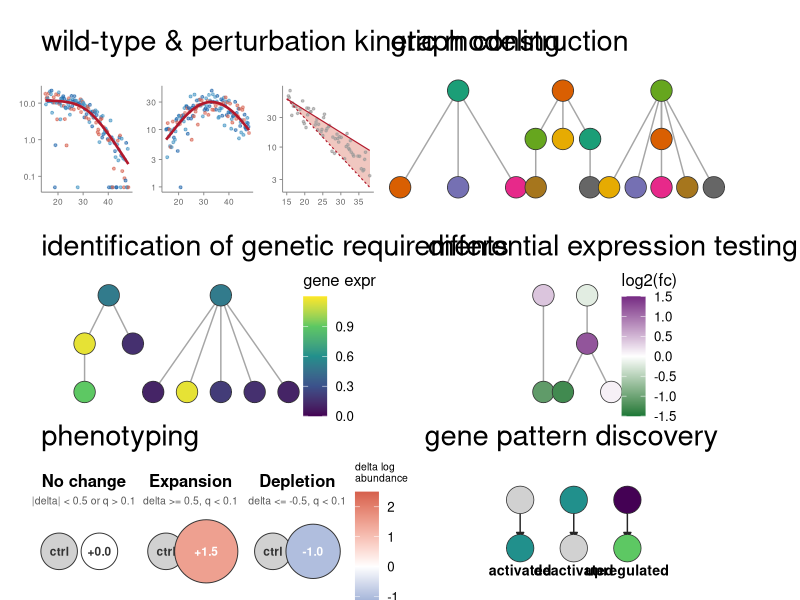

Source code (R):
#!/usr/bin/env Rscript
#
# Generates docs/assets/platt_background.png, the homepage overview figure,
# entirely from code. All six panels are illustrative/synthetic (not real
# pipeline output) but drawn with the actual visual grammar Platt/Hooke docs
# use elsewhere: small directed trees with colored nodes for graph-shaped
# results, viridis/diverging fills for continuous values, and minimal
# scatter+fit panels for kinetics.
#
# Run from the platt_tutorial repo root:
#   Rscript docs/assets/scripts/make_overview_figure.R

suppressPackageStartupMessages({
  library(ggplot2)
  library(patchwork)
})

set.seed(42)

title_theme <- theme(
  plot.title = element_text(size = 21, hjust = 0, margin = margin(b = 10))
)

# patchwork::plot_annotation(title=) only renders on the OUTERMOST composed
# object; once a titled sub-assembly is nested inside a further `/` or `|`,
# its title is silently dropped. So each row title is its own tiny ggplot,
# stacked above its content with plot_layout(), which survives nesting fine.
panel_title <- function(text) {
  ggplot() +
    labs(title = text) +
    theme_void(base_size = 12) +
    theme(plot.title = element_text(size = 21, hjust = 0, margin = margin(t = 16, b = 2)))
}

titled_panel <- function(text, content, title_height = 1.3, content_height = 7) {
  panel_title(text) / content + plot_layout(heights = c(title_height, content_height))
}

# ---------------------------------------------------------------------------
# shared helper: small directed tree of colored nodes
# ---------------------------------------------------------------------------

draw_tree <- function(edges, nodes, fill_scale = scale_fill_identity(),
                       show_legend = FALSE, node_size = 7, arrow_color = "grey65") {
  p <- ggplot()
  if (!is.null(edges) && nrow(edges) > 0) {
    p <- p + geom_segment(
      data = edges, aes(x = x, y = y, xend = xend, yend = yend),
      arrow = arrow(length = unit(0.07, "in"), type = "closed"),
      color = arrow_color, linewidth = 0.5
    )
  }
  p <- p +
    geom_point(
      data = nodes, aes(x = x, y = y, fill = fill),
      shape = 21, size = node_size, color = "grey20", stroke = 0.4
    ) +
    fill_scale +
    coord_equal(clip = "off") +
    theme_void(base_size = 12) +
    theme(
      legend.position = if (show_legend) "right" else "none",
      plot.margin = margin(4, 4, 4, 4)
    )
  p
}

qual_pal <- c("#1B9E77", "#D95F02", "#7570B3", "#E7298A", "#66A61E",
              "#E6AB02", "#A6761D", "#666666")

# ---------------------------------------------------------------------------
# panel 1: wild-type & perturbation kinetic modeling
# ---------------------------------------------------------------------------

mini_axis_theme <- theme_classic(base_size = 9) +
  theme(
    axis.title = element_blank(),
    axis.text = element_text(size = 6, color = "grey40"),
    axis.line = element_line(color = "grey50", linewidth = 0.3),
    axis.ticks = element_line(color = "grey50", linewidth = 0.3),
    legend.position = "none",
    plot.margin = margin(4, 8, 2, 2)
  )

plot_kinetic_decline <- function() {
  x <- seq(15, 48, length.out = 150)
  y <- 12 / (1 + exp((x - 32) / 4))
  pts <- data.frame(
    x = x,
    y = pmax(y + rnorm(length(x), 0, 0.35 * y + 0.4), 0.05),
    grp = sample(1:3, length(x), TRUE)
  )
  ggplot(pts, aes(x, y)) +
    geom_point(aes(color = factor(grp)), size = 0.7, alpha = 0.55) +
    geom_line(data = data.frame(x = x, y = y), aes(x, y), color = "#B2182B", linewidth = 0.9) +
    scale_color_manual(values = c("#D6604D", "#4393C3", "#2166AC")) +
    scale_y_log10() +
    mini_axis_theme
}

plot_kinetic_rise <- function() {
  x <- seq(15, 48, length.out = 150)
  y <- 3 + 27 * exp(-((x - 33)^2) / (2 * 9^2))
  pts <- data.frame(
    x = x,
    y = pmax(y + rnorm(length(x), 0, 0.3 * y + 0.6), 0.1),
    grp = sample(1:3, length(x), TRUE)
  )
  ggplot(pts, aes(x, y)) +
    geom_point(aes(color = factor(grp)), size = 0.7, alpha = 0.55) +
    geom_line(data = data.frame(x = x, y = y), aes(x, y), color = "#B2182B", linewidth = 0.9) +
    scale_color_manual(values = c("#D6604D", "#4393C3", "#2166AC")) +
    scale_y_log10() +
    mini_axis_theme
}

plot_kinetic_ribbon <- function() {
  x <- seq(15, 38, length.out = 100)
  hi <- 60 * exp(-(x - 15) / 12)
  lo <- 60 * exp(-(x - 15) / 7)
  band <- data.frame(x = x, ymin = pmin(hi, lo), ymax = pmax(hi, lo))
  pts <- data.frame(x = sample(x, 60), y = NA)
  pts$y <- approx(x, (hi + lo) / 2, xout = pts$x)$y * exp(rnorm(60, 0, 0.3))

  ggplot() +
    geom_ribbon(data = band, aes(x = x, ymin = pmax(ymin, 0.05), ymax = ymax),
                fill = "#D6604D", alpha = 0.35) +
    geom_point(data = pts, aes(x, pmax(y, 0.05)), size = 0.6, color = "grey60", alpha = 0.6) +
    geom_line(data = band, aes(x, ymax), linewidth = 0.4, color = "#B2182B") +
    geom_line(data = band, aes(x, pmax(ymin, 0.05)), linewidth = 0.4, color = "#B2182B", linetype = "22") +
    scale_y_log10() +
    mini_axis_theme
}

kinetic_panel <- titled_panel(
  "wild-type & perturbation kinetic modeling",
  plot_kinetic_decline() | plot_kinetic_rise() | plot_kinetic_ribbon()
)

# ---------------------------------------------------------------------------
# panel 2: graph construction
# ---------------------------------------------------------------------------

tree_small <- draw_tree(
  edges = data.frame(x = c(1, 1, 1), y = c(2, 2, 2), xend = c(0.4, 1, 1.6), yend = c(1, 1, 1)),
  nodes = data.frame(x = c(1, 0.4, 1, 1.6), y = c(2, 1, 1, 1), fill = qual_pal[c(1, 2, 3, 4)])
)

tree_medium <- draw_tree(
  edges = data.frame(
    x = c(1, 1, 1, 0.55, 1.45),
    y = c(2.4, 2.4, 2.4, 1.6, 1.6),
    xend = c(0.55, 1, 1.45, 0.55, 1.45),
    yend = c(1.6, 1.6, 1.6, 0.8, 0.8)
  ),
  nodes = data.frame(
    x = c(1, 0.55, 1, 1.45, 0.55, 1.45),
    y = c(2.4, 1.6, 1.6, 1.6, 0.8, 0.8),
    fill = qual_pal[c(2, 5, 6, 1, 7, 8)]
  )
)

tree_fan <- draw_tree(
  edges = data.frame(
    x = rep(1, 6), y = rep(2.2, 6),
    xend = c(1, 0.35, 0.68, 1.32, 1.65, 1), yend = c(1.6, 1, 1, 1, 1, 1)
  ),
  nodes = data.frame(
    x = c(1, 1, 0.35, 0.68, 1.32, 1.65, 1),
    y = c(2.2, 1.6, 1, 1, 1, 1, 1),
    fill = c(qual_pal[5], qual_pal[2], qual_pal[6], qual_pal[3], qual_pal[7], qual_pal[8], qual_pal[4])
  )
)

graph_panel <- titled_panel("graph construction", tree_small | tree_medium | tree_fan)

# ---------------------------------------------------------------------------
# panel 3: identification of genetic requirements
# ---------------------------------------------------------------------------

viridis_fill <- scale_fill_gradientn(colors = c("#440154", "#3B528B", "#21908C", "#5DC863", "#FDE725"),
                                      limits = c(0, 1.2), name = "gene expr")

req_branch <- draw_tree(
  edges = data.frame(
    x = c(1, 1, 0.6), y = c(2.6, 2.6, 1.8),
    xend = c(0.6, 1.4, 0.6), yend = c(1.8, 1.8, 1.0)
  ),
  nodes = data.frame(
    x = c(1, 0.6, 1.4, 0.6), y = c(2.6, 1.8, 1.8, 1.0),
    fill = c(0.5, 1.15, 0.15, 0.9)
  ),
  fill_scale = viridis_fill
)

req_star <- draw_tree(
  edges = data.frame(
    x = rep(1, 5), y = rep(2, 5),
    xend = c(0.3, 0.65, 1, 1.35, 1.7), yend = rep(1, 5)
  ),
  nodes = data.frame(
    x = c(1, 0.3, 0.65, 1, 1.35, 1.7), y = c(2, 1, 1, 1, 1, 1),
    fill = c(0.5, 0.1, 1.15, 0.2, 0.15, 0.1)
  ),
  fill_scale = viridis_fill, show_legend = TRUE
)

requirements_panel <- titled_panel("identification of genetic requirements", req_branch | req_star)

# ---------------------------------------------------------------------------
# panel 4: differential expression testing
# ---------------------------------------------------------------------------

fc_fill <- scale_fill_gradient2(low = "#1B7837", mid = "white", high = "#762A83", midpoint = 0,
                                 limits = c(-1.5, 1.5), oob = scales::squish, name = "log2(fc)")

deg_simple <- draw_tree(
  edges = data.frame(x = 1, y = 2, xend = 1, yend = 1.2),
  nodes = data.frame(x = c(1, 1), y = c(2, 1.2), fill = c(0.4, -1.1)),
  fill_scale = fc_fill
)

deg_branch <- draw_tree(
  edges = data.frame(x = c(1, 1, 1), y = c(2.2, 1.4, 1.4), xend = c(1, 0.6, 1.4), yend = c(1.4, 0.6, 0.6)),
  nodes = data.frame(x = c(1, 1, 0.6, 1.4), y = c(2.2, 1.4, 0.6, 0.6), fill = c(-0.2, 1.2, -1.3, 0.1)),
  fill_scale = fc_fill, show_legend = TRUE
)

deg_panel <- titled_panel("differential expression testing", deg_simple | deg_branch)

# ---------------------------------------------------------------------------
# panel 5: phenotyping
# ---------------------------------------------------------------------------

grey_fill <- "grey82"

plot_transition <- function(title, subtitle, delta, label) {
  ctrl <- data.frame(x = 1, y = 1)
  outcome <- data.frame(x = 2.15, y = 1, delta = delta, size = 12 + min(abs(delta), 2.5) * 6)
  text_col <- if (abs(delta) >= 1) "white" else "grey20"

  ggplot() +
    geom_segment(x = 1.32, xend = 1.85, y = 1, yend = 1,
                 arrow = arrow(length = unit(0.09, "inches"), type = "closed"),
                 color = "grey60", linewidth = 0.6) +
    geom_point(data = ctrl, aes(x, y), size = 12, shape = 21, fill = grey_fill, color = "grey20", stroke = 0.5) +
    geom_text(data = ctrl, aes(x, y), label = "ctrl", size = 3, color = "grey20", fontface = "bold") +
    geom_point(data = outcome, aes(x, y, size = size, fill = delta), shape = 21, color = "grey20", stroke = 0.5) +
    geom_text(data = outcome, aes(x, y), label = label, size = 3, color = text_col, fontface = "bold") +
    scale_size_identity() +
    scale_fill_gradient2(low = "#2166AC", mid = "white", high = "#D6604D", midpoint = 0,
                          limits = c(-2.5, 2.5), oob = scales::squish, name = "delta log\nabundance") +
    coord_cartesian(xlim = c(0.6, 2.8), ylim = c(0.5, 1.5), clip = "off") +
    labs(title = title, subtitle = subtitle) +
    theme_void(base_size = 12) +
    theme(
      plot.title = element_text(face = "bold", size = 12, hjust = 0.5, margin = margin(b = 4)),
      plot.subtitle = element_text(size = 7.5, color = "grey35", hjust = 0.5, margin = margin(b = 6)),
      plot.margin = margin(4, 8, 4, 8)
    )
}

phenotyping_content <- (
  plot_transition("No change", "|delta| < 0.5 or q > 0.1", 0, "+0.0") |
  plot_transition("Expansion", "delta >= 0.5, q < 0.1", 1.5, "+1.5") |
  plot_transition("Depletion", "delta <= -0.5, q < 0.1", -1.0, "-1.0")
) +
  plot_layout(guides = "collect") &
  theme(legend.position = "right", legend.key.height = unit(0.3, "in"), legend.title = element_text(size = 7.5))

phenotyping_panel <- titled_panel("phenotyping", phenotyping_content)

# ---------------------------------------------------------------------------
# panel 6: gene pattern discovery
# ---------------------------------------------------------------------------

plot_pattern <- function(from_fill, to_fill, label) {
  draw_tree(
    edges = data.frame(x = 1, y = 2, xend = 1, yend = 1.2),
    nodes = data.frame(x = c(1, 1), y = c(2, 1), fill = c(from_fill, to_fill)),
    node_size = 9, arrow_color = "grey15"
  ) +
    annotate("text", x = 1, y = 0.55, label = label, fontface = "bold", size = 3.6) +
    coord_equal(xlim = c(0.6, 1.4), ylim = c(0.3, 2.3), clip = "off")
}

patterns_panel <- titled_panel(
  "gene pattern discovery",
  plot_pattern(grey_fill, "#21908C", "activated") |
    plot_pattern("#21908C", grey_fill, "deactivated") |
    plot_pattern("#440154", "#5DC863", "upregulated")
)

# ---------------------------------------------------------------------------
# assemble
# ---------------------------------------------------------------------------

full <- (kinetic_panel | graph_panel) /
  (requirements_panel | deg_panel) /
  (phenotyping_panel | patterns_panel)

dir.create("docs/assets", showWarnings = FALSE)
ggsave("docs/assets/platt_background.png", full, width = 15, height = 10.5, dpi = 150, bg = "white")
cat("wrote docs/assets/platt_background.png\n")
